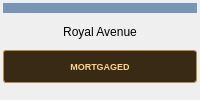
       <widget class="QFrame" name="tile39">
        <property name="tile" stdset="0">
         <bool>true</bool>
        </property>
        <layout class="QVBoxLayout" name="tileLayout39">
         <property name="spacing">
          <number>2</number>
         </property>
         <property name="leftMargin">
          <number>3</number>
         </property>
         <property name="topMargin">
          <number>3</number>
         </property>
         <property name="rightMargin">
          <number>3</number>
         </property>
         <property name="bottomMargin">
          <number>3</number>
         </property>
         <item>
          <widget class="QFrame" name="propertyColor39">
           <property name="minimumSize">
            <size>
             <width>0</width>
             <height>10</height>
            </size>
           </property>
           <property name="maximumSize">
            <size>
             <width>16777215</width>
             <height>10</height>
            </size>
           </property>
           <property name="styleSheet">
            <string>background: #7795b8; border: none;</string>
           </property>
          </widget>
         </item>
         <item>
          <widget class="QLabel" name="tileName39">
           <property name="styleSheet">
            <string>font-size: 12px;</string>
           </property>
           <property name="text">
            <string>Royal Avenue</string>
           </property>
           <property name="alignment">
            <set>Qt::AlignmentFlag::AlignCenter</set>
           </property>
           <property name="wordWrap">
            <bool>true</bool>
           </property>
          </widget>
         </item>
         <item>
          <widget class="QLabel" name="mortgageLabel39">
           <property name="visible">
            <bool>false</bool>
           </property>
           <property name="styleSheet">
            <string notr="true">background-color: #392a16; color: #ffd584; border: 1px solid #b88b46; border-radius: 3px; padding: 2px; font-size: 9px; font-weight: bold;</string>
           </property>
           <property name="text">
            <string>MORTGAGED</string>
           </property>
           <property name="alignment">
            <set>Qt::AlignmentFlag::AlignCenter</set>
           </property>
          </widget>
         </item>
         <item>
          <widget class="QWidget" name="tokenArea39" native="true">
           <property name="minimumSize">
            <size>
             <width>0</width>
             <height>12</height>
            </size>
           </property>
           <property name="maximumSize">
            <size>
             <width>16777215</width>
             <height>12</height>
            </size>
           </property>
          </widget>
         </item>
        </layout>
       </widget>
